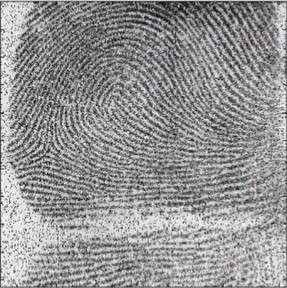
#> input picture example photos/fingerprint.jpg, 287 x 288 px, found by its file name
$ python 'calisma7.1 - adaptive thresholding.py'
#> lines starting #> are read from the running program, lines starting #| are printed output that depends on the picture; after the words box and inside, x2 and y2 are one past the last pixel; in counts of white or black regions, pixels touching at a corner belong together
import cv2 as cv

path = r"C:\Users\yakup\Desktop\image_proccess_exercises\example photos\fingerprint.jpg"

image1 = cv.imread(path,0)          # -> the image have to be grey
#> image1: shape (288, 287); min 0, max 255, mean 147.6
image2 = cv.blur(image1,(5,5))
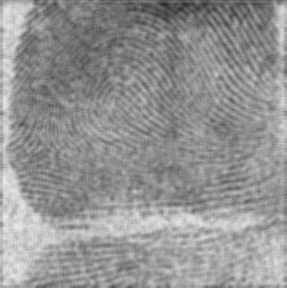
#> image2: shape (288, 287); min 43, max 234, mean 147.7

ret, simple_thresh = cv.threshold(src=image1,thresh=110,maxval=250,type=cv.THRESH_BINARY)
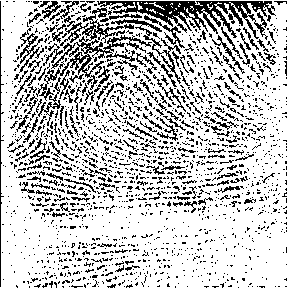
#> simple_thresh: shape (288, 287); values 0 (black) and 250 (white), 76.8% white; black in thin lines or dots
ret, simple_thresh = cv.threshold(src=image2,thresh=110,maxval=250,type=cv.THRESH_BINARY)
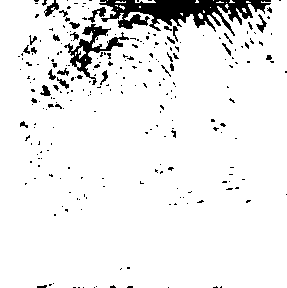
#> simple_thresh: shape (288, 287); values 0 (black) and 250 (white), 92.7% white; 254 black regions (224 under 20 px), largest, box (x1, y1, x2, y2) and area: (99, 0, 271, 36) 2913, (64, 24, 129, 85) 933, (88, 7, 106, 23) 108

adaptive_mean1 = cv.adaptiveThreshold(image1,250,adaptiveMethod=cv.ADAPTIVE_THRESH_MEAN_C, thresholdType=cv.THRESH_BINARY,blockSize=11,C=2)
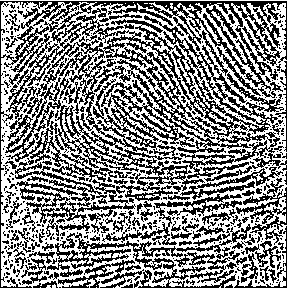
#> adaptive_mean1: shape (288, 287); values 0 (black) and 250 (white), 53.4% white; black in thin lines or dots
adaptive_mean2 = cv.adaptiveThreshold(image2,250,adaptiveMethod=cv.ADAPTIVE_THRESH_MEAN_C, thresholdType=cv.THRESH_BINARY,blockSize=11,C=2)
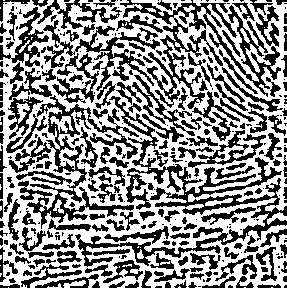
#> adaptive_mean2: shape (288, 287); values 0 (black) and 250 (white), 55.9% white; 356 black regions (170 under 20 px), largest, box (x1, y1, x2, y2) and area: (75, 96, 287, 267) 5409, (120, 0, 281, 109) 4005, (18, 95, 139, 229) 3293

adaptive_gaussian1 = cv.adaptiveThreshold(image1,250,cv.ADAPTIVE_THRESH_GAUSSIAN_C, cv.THRESH_BINARY,11,2)
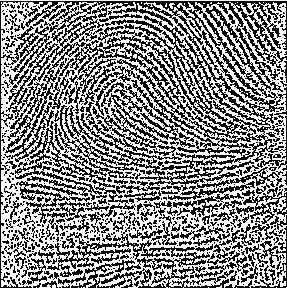
#> adaptive_gaussian1: shape (288, 287); values 0 (black) and 250 (white), 53.7% white; black in thin lines or dots
adaptive_gaussian2 = cv.adaptiveThreshold(image2,250,cv.ADAPTIVE_THRESH_GAUSSIAN_C, cv.THRESH_BINARY,11,2)
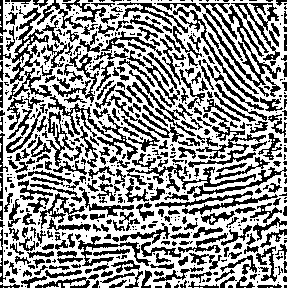
#> adaptive_gaussian2: shape (288, 287); values 0 (black) and 250 (white), 58.3% white; 610 black regions (303 under 20 px), largest, box (x1, y1, x2, y2) and area: (0, 7, 67, 84) 1086, (202, 5, 281, 97) 996, (48, 95, 139, 160) 894

cv.imshow("original_image1", image1)
cv.imshow("original_image2", image2)
cv.imshow("adaptive_mean1",adaptive_mean1)
cv.imshow("adaptive_mean2",adaptive_mean2)
cv.imshow("adaptive_gaussian1",adaptive_gaussian1)
cv.imshow("adaptive_gaussian2",adaptive_gaussian2)

cv.waitKey(0)
cv.destroyAllWindows()

$ run again, with example photos/Rainbow.jpg copied over example photos/fingerprint.jpg
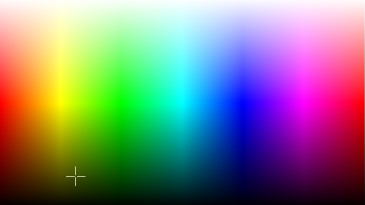
#> input picture example photos/Rainbow.jpg, 365 x 205 px, found by its file name
#> `ret, simple_thresh = cv.threshold(src=image1,thresh=110,maxval=250,typ..`:
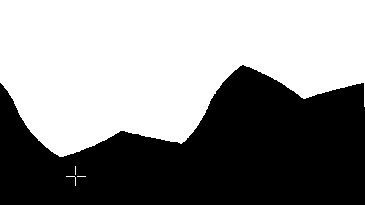
#> simple_thresh: shape (205, 365); values 0 (black) and 250 (white), 55.4% white; 1 black region, box (x1, y1, x2, y2) and area: (0, 65, 365, 205) 33342
#> adaptive_mean1: shape (205, 365); values 0 (black) and 250 (white), 96.6% white; 96 black regions (87 under 20 px), largest, box (x1, y1, x2, y2) and area: (359, 8, 364, 201) 822, (234, 42, 258, 167) 559, (62, 160, 90, 192) 413
#> adaptive_mean2: shape (205, 365); values 0 (black) and 250 (white), 97.5% white; 61 black regions (53 under 20 px), largest, box (x1, y1, x2, y2) and area: (235, 44, 248, 164) 513, (62, 162, 90, 191) 314, (358, 52, 362, 157) 289
#> adaptive_gaussian1: shape (205, 365); values 0 (black) and 250 (white), 98.6% white; 77 black regions (74 under 20 px), largest, box (x1, y1, x2, y2) and area: (360, 16, 364, 188) 485, (63, 161, 89, 192) 311, (240, 86, 246, 127) 78
#> `adaptive_gaussian2 = cv.adaptiveThreshold(image2,250,cv.ADAPTIVE_THRES..`:
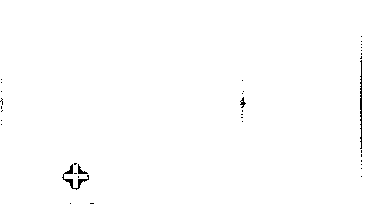
#> adaptive_gaussian2: shape (205, 365); values 0 (black) and 250 (white), 99.5% white; black in thin lines or dots, all inside (x1, y1, x2, y2) = (0, 36, 362, 204)

$ run again, with example photos/bol_kafali_porkatal.jpg copied over example photos/fingerprint.jpg
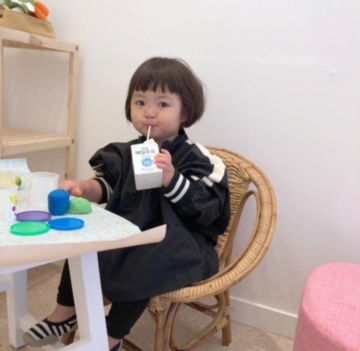
#> input picture example photos/bol_kafali_porkatal.jpg, 360 x 351 px, found by its file name
#> adaptive_mean1: shape (351, 360); values 0 (black) and 250 (white), 75.5% white; 700 black regions (617 under 20 px), largest, box (x1, y1, x2, y2) and area: (9, 57, 277, 351) 14525, (0, 258, 78, 351) 2485, (0, 39, 74, 154) 1599
#> adaptive_mean2: shape (351, 360); values 0 (black) and 250 (white), 77.3% white; 160 black regions (104 under 20 px), largest, box (x1, y1, x2, y2) and area: (9, 57, 277, 351) 16306, (7, 258, 78, 351) 2159, (0, 44, 84, 184) 1440
#> adaptive_gaussian1: shape (351, 360); values 0 (black) and 250 (white), 79.4% white; 981 black regions (909 under 20 px), largest, box (x1, y1, x2, y2) and area: (9, 57, 277, 351) 13354, (0, 258, 78, 351) 1500, (1, 39, 74, 140) 832
#> `adaptive_gaussian2 = cv.adaptiveThreshold(image2,250,cv.ADAPTIVE_THRES..`:
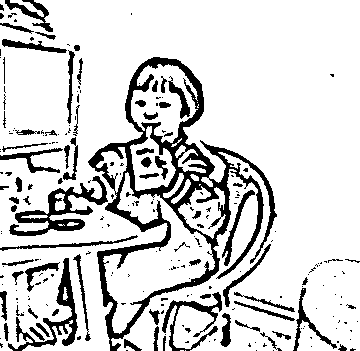
#> adaptive_gaussian2: shape (351, 360); values 0 (black) and 250 (white), 83.1% white; 230 black regions (158 under 20 px), largest, box (x1, y1, x2, y2) and area: (88, 57, 277, 351) 9323, (9, 176, 108, 236) 1723, (8, 258, 78, 351) 1266
